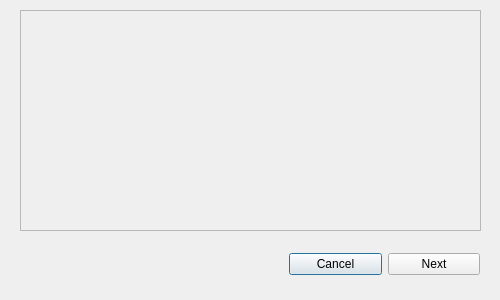
<?xml version="1.0" encoding="UTF-8"?>
<ui version="4.0">
 <class>FileDialog</class>
 <widget class="QDialog" name="FileDialog">
  <property name="geometry">
   <rect>
    <x>0</x>
    <y>0</y>
    <width>500</width>
    <height>300</height>
   </rect>
  </property>
  <property name="windowTitle">
   <string>Dialog</string>
  </property>
  <widget class="QWidget" name="horizontalLayoutWidget">
   <property name="geometry">
    <rect>
     <x>289</x>
     <y>239</y>
     <width>191</width>
     <height>51</height>
    </rect>
   </property>
   <layout class="QHBoxLayout" name="horizontalLayout">
    <item>
     <widget class="QPushButton" name="fileDialogCancelBtn">
      <property name="text">
       <string>Cancel</string>
      </property>
     </widget>
    </item>
    <item>
     <widget class="QPushButton" name="fileDialogNextBtn">
      <property name="text">
       <string>Next</string>
      </property>
     </widget>
    </item>
   </layout>
  </widget>
  <widget class="QScrollArea" name="scrollArea">
   <property name="geometry">
    <rect>
     <x>20</x>
     <y>10</y>
     <width>461</width>
     <height>221</height>
    </rect>
   </property>
   <property name="widgetResizable">
    <bool>true</bool>
   </property>
   <widget class="QWidget" name="scrollAreaWidgetContents">
    <property name="geometry">
     <rect>
      <x>0</x>
      <y>0</y>
      <width>459</width>
      <height>219</height>
     </rect>
    </property>
   </widget>
  </widget>
 </widget>
 <resources/>
 <connections/>
</ui>
